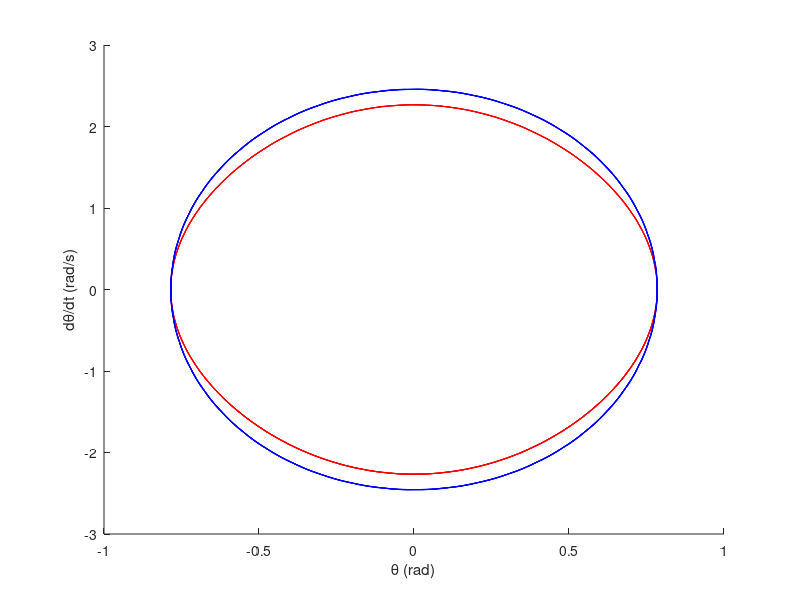
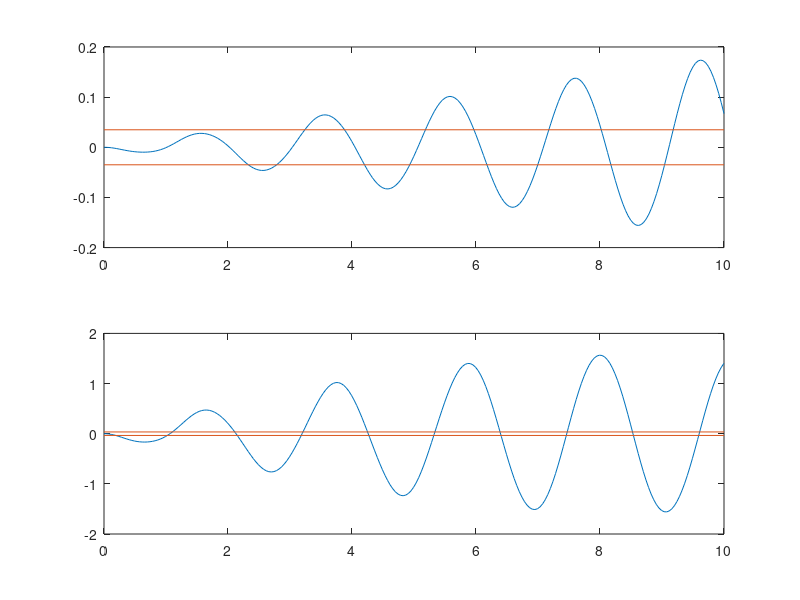

Reproduce these figures in MATLAB, in order.
% clear everything
clear all
clc

% define constants
g = 9.81;
l = 1;
t = linspace(0, 10, 2400);

% solve odes
options = odeset('maxStep', 10/240, 'RelTol', 1e-6);
sol_nonlinear_piover10 = ode45(@(t, y) [y(2), -g/l * cos(y(1)) * y(1)].', t, [pi/10 0], options);
sol_linear_piover10 = ode45(@(t, y) [y(2), -g/l * y(1)].', t, [pi/10 0], options);

% generate video
% videoSimple(sol_nonlinear_piover10.x, sol_nonlinear_piover10.y(1, :), sol_linear_piover10.y(1, :), 10, l, 'pendSimples_piover10');

% generate video for (pi/4, 0)
sol_nonlinear_piover4 = ode45(@(t, y) [y(2), -g/l * cos(y(1)) * y(1)].', t, [pi/4 0], options);
sol_linear_piover4 = ode45(@(t, y) [y(2), -g/l * y(1)].', t, [pi/4 0], options);
% videoSimple(sol_nonlinear_piover4.x, sol_nonlinear_piover4.y(1, :), sol_linear_piover4.y(1, :), 10, l, 'pendSimples_piover4');

% generate phase diagram
figure();
hold on;

xlabel('\theta (rad)');
ylabel('d\theta/dt (rad/s)');
plot(sol_nonlinear_piover4.y(1, :), sol_nonlinear_piover4.y(2, :), 'red');
plot(sol_linear_piover4.y(1, :), sol_linear_piover4.y(2, :), 'blue');

hold off;

% get the time instants where the lag is bigger than 2 degrees
t_lag_piover10 = [];
lag_piover10 = sol_linear_piover10.y(1, :) - sol_nonlinear_piover10.y(1, :);
for i = 1:length(sol_linear_piover10.x)
    if abs(lag_piover10(i)) > pi/90
        t_lag_piover10(end + 1) = t(i);
    end
end

t_lag_piover4 = [];
lag_piover4 = sol_linear_piover4.y(1, :) - sol_nonlinear_piover4.y(1, :);
for i = 1:length(sol_linear_piover4.x)
    if abs(lag_piover4(i)) > pi/90
        t_lag_piover4(end + 1) = t(i);
    end
end

% visualize the lag
figure();
hold on;

subplot(2, 1, 1);
xlabel('t (s)');
plot(sol_linear_piover10.x, lag_piover10);
line([0 t(end)], [pi/90 pi/90]);
line([0 t(end)], [-pi/90 -pi/90]);

subplot(2, 1, 2);
xlabel('t (s)');
plot(sol_linear_piover4.x, lag_piover4);
line([0 t(end)], [pi/90 pi/90]);
line([0 t(end)], [-pi/90 -pi/90]);

hold off;
